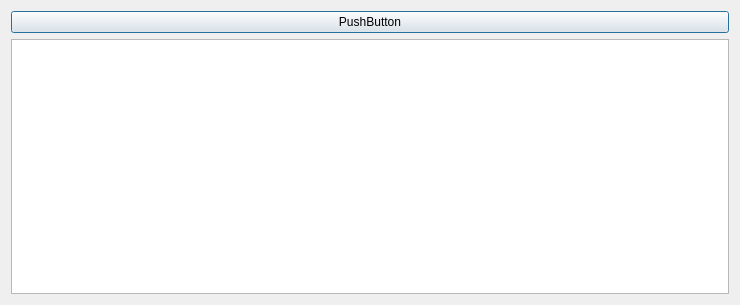
<?xml version="1.0" encoding="UTF-8"?>
<ui version="4.0">
 <class>ProcessViewer</class>
 <widget class="QDialog" name="ProcessViewer">
  <property name="geometry">
   <rect>
    <x>0</x>
    <y>0</y>
    <width>740</width>
    <height>305</height>
   </rect>
  </property>
  <property name="windowTitle">
   <string>Dialog</string>
  </property>
  <layout class="QGridLayout" name="gridLayout">
   <item row="0" column="0">
    <widget class="QPushButton" name="pushButton">
     <property name="text">
      <string>PushButton</string>
     </property>
    </widget>
   </item>
   <item row="1" column="0">
    <widget class="QListWidget" name="listWidget">
     <property name="styleSheet">
      <string notr="true">text-align: center;</string>
     </property>
    </widget>
   </item>
  </layout>
 </widget>
 <resources/>
 <connections/>
</ui>
